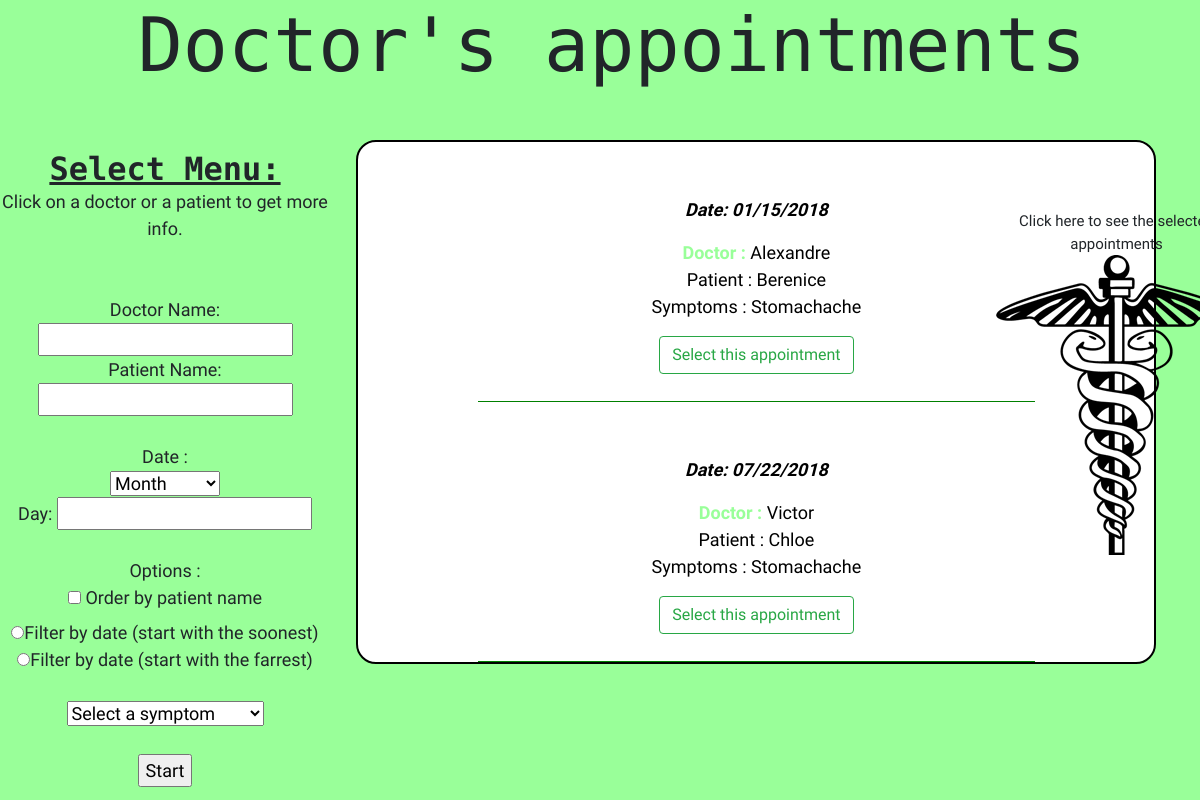
/index.php?symptoms=Stomachache, run on the app's committed database.
### tables this page shows
CREATE TABLE `appointment` (
  `doctor_name` varchar(20) DEFAULT NULL,
  `patient_name` varchar(20) DEFAULT NULL,
  `date_day` varchar(2) DEFAULT NULL,
  `date_month` varchar(2) DEFAULT NULL,
  `date_year` varchar(4) DEFAULT NULL,
  `symptoms` varchar(50) DEFAULT NULL
);

### index.php (the view, shortened to what this page needs)
<!DOCTYPE html>
<html>
    <head>
        <link rel="stylesheet" href="https://maxcdn.bootstrapcdn.com/bootstrap/4.0.0/css/bootstrap.min.css">
        <link href="css/styles.css" rel="stylesheet" type="text/css" />
    </head>
    <body>
        <h1>Doctor's appointments</h1>
        <div id ="gotocart">
        Click here to see the selected appointments
            <a href="panier.php">
            <img id="cart" alt="cart" src="css/Medicine.png" >
            </a>
        </div>
        <div id="menu">
            <h2><center><b><u>Select Menu: </u></b></center></h2>
            Click on a doctor or a patient to get more info.
            <div id="select_type">
                <form action="index.php">
                    <br><br>
                    Doctor Name: <input type="text" name="Dname" value="">
                    <br>
                    Patient Name: <input type="text" name="Pname" value="">
                    <br><br>
                    Date :<br>
                    <select name="month">
                        <option value="">Month</option>
                    </select>
                    <br>
                    Day: <input type="text" name="day" value="">
                    <br>
                    <br>
                    Options : <br>
                    <input type="checkbox" name="patient" id="patient" /> <label for="patient">Order by patient name</label><br>
                    <input type="radio" name="order1" value="date" />Filter by date (start with the soonest)</label><br>
                    <input type="radio" name="order2" value="date" />Filter by date (start with the farrest)</label><br>
                    <br>
                    <select name="symptoms">
                        <option value="">Select a symptom</option>
                    </select>
                    <br><br>
                    <input type="submit", value="Start"><br>
                </form>
            </div>
        </div>
        <div id="card">
            <div id="list">
                <?php
                $connUrl = "mysql://hhmcxfo6xje74yta:dq4uvi52fdjxjcmo@if0ck476y7axojpg.cbetxkdyhwsb.us-east-1.rds.amazonaws.com:3306/n9ivgaye1azpifgp";
                $hasConnUrl = !empty($connUrl);
                $connParts = null;
                if ($hasConnUrl) {
                    $connParts = parse_url($connUrl);
                }
                $host = $hasConnUrl ? $connParts['host'] : getenv('IP');
                $dbname = $hasConnUrl ? ltrim($connParts['path'],'/') : 'crime_tips';
                $username = $hasConnUrl ? $connParts['user'] : getenv('C9_USER');
                $password = $hasConnUrl ? $connParts['pass'] : '';
                $bdd = new PDO("mysql:host=$host;dbname=$dbname", $username, $password);
                if ($_GET['symptoms']!='')
                {
                    $reponse = $bdd->query('SELECT * FROM appointment NATURAL JOIN patient NATURAL JOIN doctor WHERE symptoms=\'' . $_GET['symptoms'] . '\'');
                }
                $cmpt1 = 0;
                $cmpt2 = 100;
                while ($donnees = $reponse->fetch())
                {
                ?>
                    <div id="item">
                        <p>
                        <br/><br/>
                        <em><b> Date: <?php echo $donnees['date_month']; ?>/<?php echo $donnees['date_day']; ?>/2018 </b></em><br/>
                        <div class="popup" onclick="myFunction(<?php echo $cmpt1 ?>)" ><span id='green'><b>Doctor : </b></span>  <?php echo $donnees['doctor_name']; ?>
                        </div><br/>
                        <div class="popup" onclick="myFunction2(<?php echo $cmpt2 ?>)">Patient : <?php echo $donnees['patient_name']; ?>
                        </div><br/>
                        Symptoms : <?php echo $donnees['symptoms']; ?> <br />
                        </p>
                        <button  type="button" class="btn btn-outline-success" onclick="addtoCart()">Select this appointment</button><br> <br/>
                    </div>
                    <?php
                    $cmpt1++ ;
                    $cmpt2++ ;
                    ?>
                <?php
                }
                ?>
        </div>
    </body>
</html>

### css/styles.css (style rules this page uses)
body { width: 99%; height: 100%; font-size: 18px; background-color:#99ff99; background-size: auto; font-family: 'Share Tech', sans-serif; }
h1 { font-family: 'Share Tech Mono', monospace; font-size: 75px; margin: auto; text-align: center; width: 99%; margin-left: 2%; }
h2 { font-family: 'Share Tech Mono', monospace; margin: auto; text-align: center; width: 99%; }
#item { border-bottom: 1px solid green; width: 70%; margin-left: auto; margin-right: auto; text-align: center; font-family: 'Share Tech', sans-serif; }
#menu { margin-left: -15px; margin-top: 5%; width: 30%; height: 100px; float:left; position: fixed; font-family: 'Share Tech', sans-serif; text-align: center; }
#select_type { padding-bottom: 10px; text-align: center; font-family: 'Share Tech', sans-serif; }
#card { text-align: justify; margin-left: 30%; background-color: white; width: 800px; color: black; border-width: 2px; border-radius: 20px; font-family: 'Share Tech', sans-serif; border-style: solid; border-color: black; margin-top:50px; }
#green { color : #99ff99; }
.popup { position: relative; display: inline-block; cursor: pointer; -webkit-user-select: none; -moz-user-select: none; -ms-user-select: none; user-select: none; }
#gotocart { text-align: center; position: absolute; position: fixed; margin-left : 83%; margin-top : 10%; font-size: 15px; }

### data on the page
appointment: date_month "01", date_day "15", doctor_name "Alexandre", patient_name "Berenice", symptoms "Stomachache"
appointment: date_month "07", date_day "22", doctor_name "Victor", patient_name "Chloe", symptoms "Stomachache"
